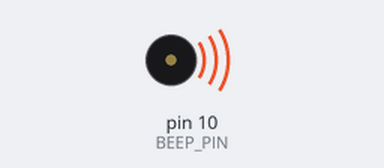
Bench run of a sketch on a simulated Arduino Uno, built with avr-gcc and run on an emulated ATmega328P. Parts: buzzer (waves = sounding).

Above: at 0.5 s.
Timing chart, 0 to 14.3 s (numbered marks = the images above):
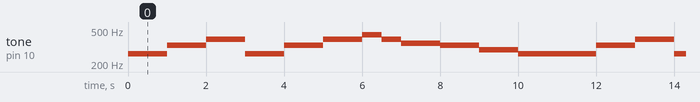

The sketch:

music.ino
```cpp
#define BEEP_PIN 10

// 定义音符频率
#define C 262
#define D 294
#define E 330
#define F 349
#define G 392
#define A 440
#define B 494

// 简化的欢乐颂旋律（仅展示一小段）
// 音符-时长对列表，例如(C, 500)代表播放C音500毫秒
int melodyNotes[][2] = {
    {C, 1000}, {E, 1000}, {G, 1000}, {C, 1000}, {E, 1000}, {G, 1000},
    {A, 500}, {G, 500}, {F, 1000}, {E, 1000}, {D, 1000}, {C, 1000},
    // ... 这里继续添加完整的欢乐颂旋律
};

void setup() {
  pinMode(BEEP_PIN, OUTPUT);
}

void playNote(int pin, int frequency, int duration) {
  tone(pin, frequency);
  delay(duration);
  noTone(pin); // 结束音符播放
}

void loop() {
  for (int i = 0; i < sizeof(melodyNotes) / sizeof(melodyNotes[0]); i++) {
    playNote(BEEP_PIN, melodyNotes[i][0], melodyNotes[i][1]);
  }
  // 若要循环播放整个旋律，可在此处留空或增加延时后重置指针
}
```

Measured:
- by itself, tone on pin 10 (BEEP_PIN): repeats every 11.0 s: 330 Hz 1.0 s, 392 Hz 1.0 s, 262 Hz 1.0 s, 330 Hz 1.0 s, 392 Hz 1.0 s, 440 Hz 0.50 s, 392 Hz 0.50 s, 349 Hz 1.0 s, 330 Hz 1.0 s, 294 Hz 1.0 s, 262 Hz 2.0 s
